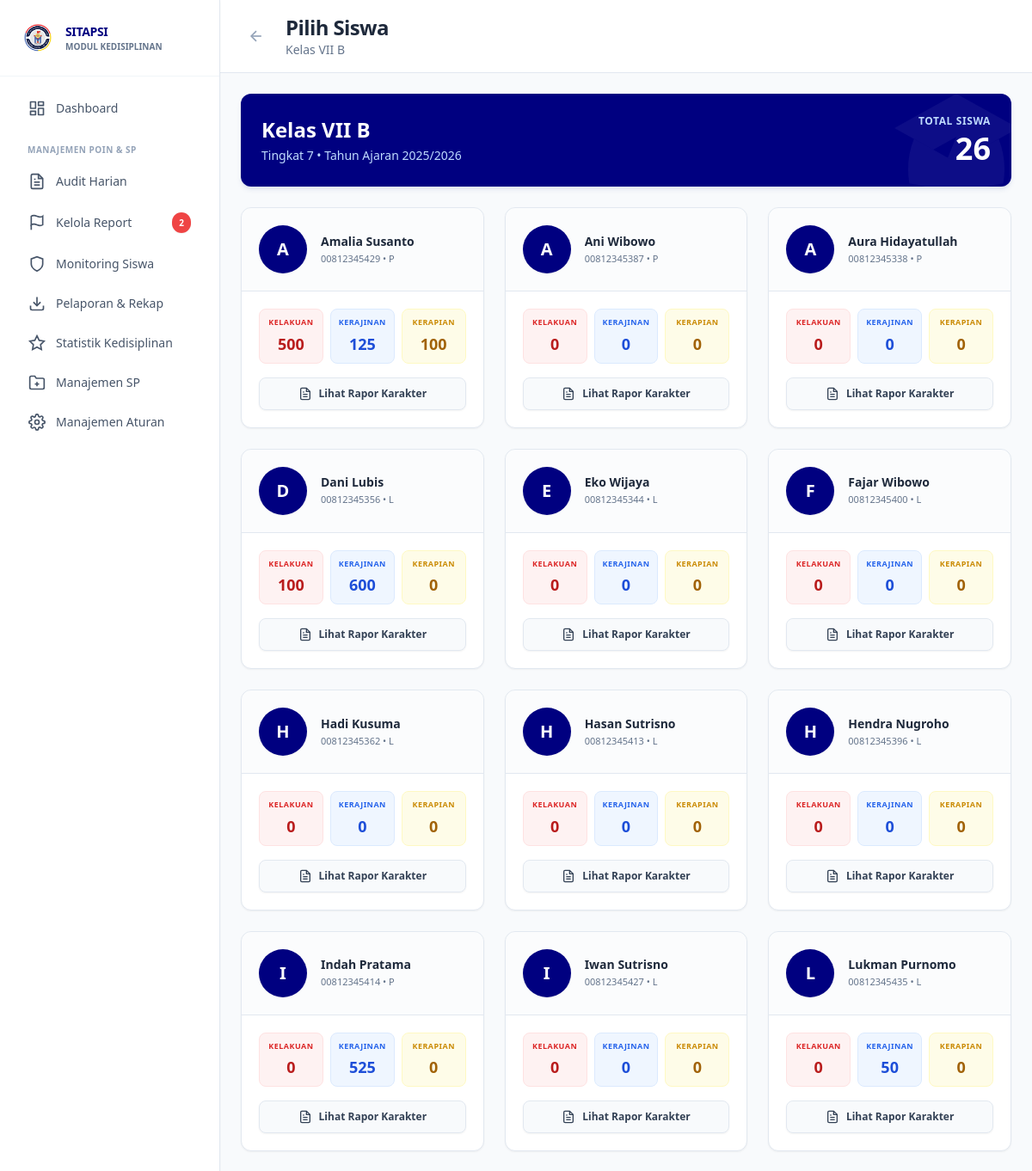
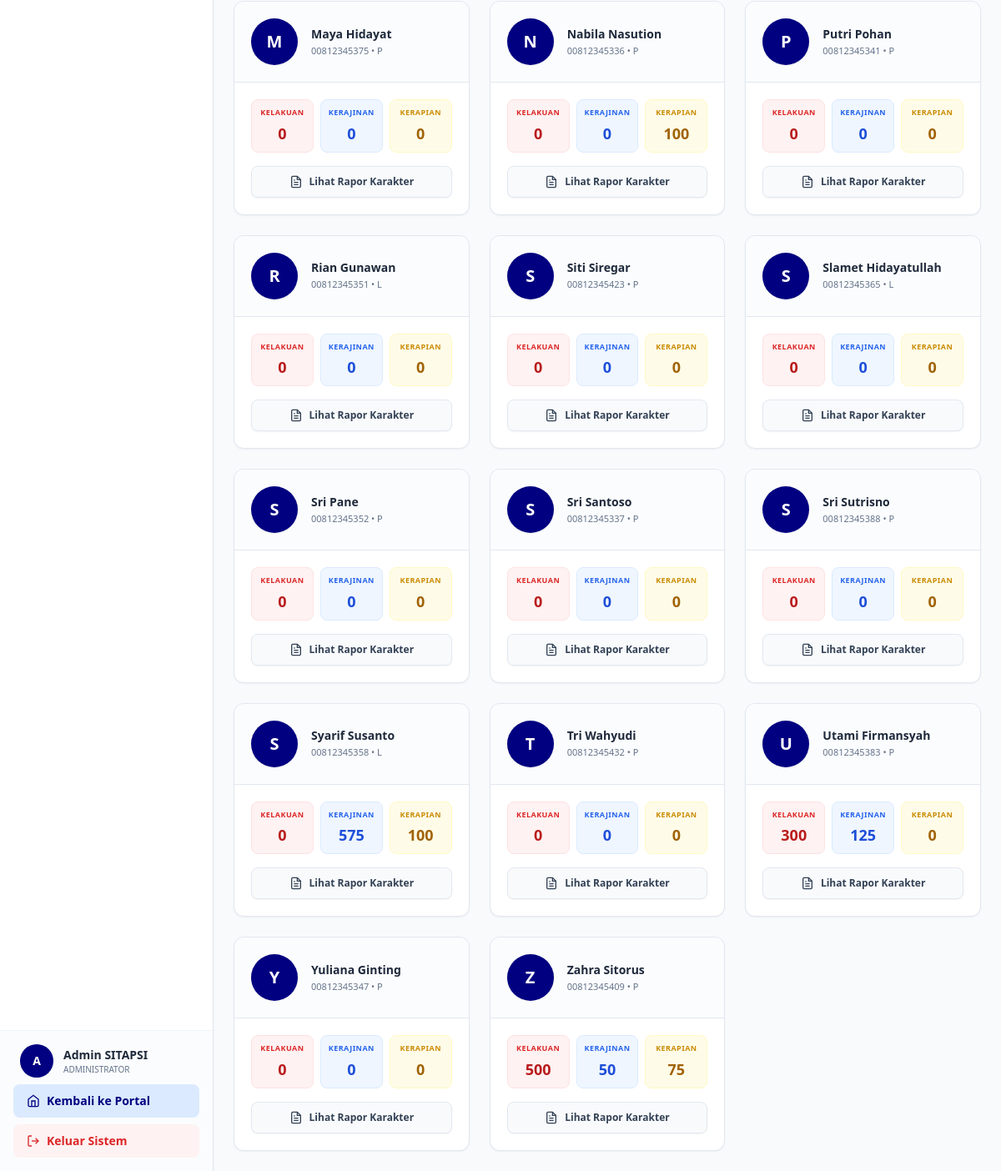
Page /sitapsi/views/admin/rapor_karakter_list.php?kelas=2 (signed in) on the committed database (2 pictures, top to bottom).
### tables this page shows
CREATE TABLE `tb_kelas` (
  `id_kelas` int(11) NOT NULL,
  `nama_kelas` varchar(10) NOT NULL,
  `tingkat` int(11) NOT NULL
);

CREATE TABLE `tb_tahun_ajaran` (
  `id_tahun` int(11) NOT NULL,
  `nama_tahun` varchar(20) NOT NULL,
  `status` enum('Aktif','Arsip') DEFAULT 'Aktif',
  `semester_aktif` enum('Ganjil','Genap') DEFAULT 'Ganjil'
);

CREATE TABLE `tb_anggota_kelas` (
  `id_anggota` bigint(20) NOT NULL,
  `no_induk` varchar(50) NOT NULL,
  `id_kelas` int(11) NOT NULL,
  `id_tahun` int(11) NOT NULL,
  `poin_kelakuan` int(11) DEFAULT 0,
  `poin_kerajinan` int(11) DEFAULT 0,
  `poin_kerapian` int(11) DEFAULT 0,
  `total_poin_umum` int(11) DEFAULT 0,
  `status_sp_kelakuan` enum('Aman','SP1','SP2','SP3','Sanksi oleh Sekolah') DEFAULT 'Aman',
  `status_sp_kerajinan` enum('Aman','SP1','SP2','SP3','Sanksi oleh Sekolah') DEFAULT 'Aman',
  `status_sp_kerapian` enum('Aman','SP1','SP2','SP3','Sanksi oleh Sekolah') DEFAULT 'Aman',
  `status_sp_terakhir` enum('Aman','SP1','SP2','SP3','Sanksi oleh Sekolah') DEFAULT 'Aman',
  `status_reward` enum('None','Kandidat Reward Semester','Kandidat Sertifikat') DEFAULT 'None'
);

CREATE TABLE `tb_siswa` (
  `no_induk` varchar(50) NOT NULL,
  `nama_siswa` varchar(100) NOT NULL,
  `jenis_kelamin` enum('L','P') NOT NULL,
  `kota` varchar(100) DEFAULT NULL,
  `tanggal_lahir` date DEFAULT NULL,
  `alamat` text DEFAULT NULL,
  `nama_ayah` varchar(150) DEFAULT NULL,
  `pekerjaan_ayah` varchar(100) DEFAULT NULL,
  `nama_ibu` varchar(150) DEFAULT NULL,
  `pekerjaan_ibu` varchar(100) DEFAULT NULL,
  `no_hp_ortu` varchar(15) DEFAULT NULL,
  `id_ortu` int(11) DEFAULT NULL,
  `status_aktif` enum('Aktif','Lulus','Keluar','Dikeluarkan') DEFAULT 'Aktif'
);

### config/database.php (called while the page is built, shortened)
<?php
function getDBConnection()
{
    static $pdo = null;
    if ($pdo === null) {
        try {
            $dsn = "mysql:host=" . DB_HOST . ";dbname=" . DB_NAME . ";charset=" . DB_CHARSET;
            $options = [
                PDO::ATTR_ERRMODE => PDO::ERRMODE_EXCEPTION,
                PDO::ATTR_DEFAULT_FETCH_MODE => PDO::FETCH_ASSOC,
                PDO::ATTR_EMULATE_PREPARES => false,
                PDO::MYSQL_ATTR_INIT_COMMAND => "SET NAMES " . DB_CHARSET
            ];
            $pdo = new PDO($dsn, DB_USER, DB_PASS, $options);
        } catch (PDOException $e) {
            error_log("Database Connection Error: " . $e->getMessage());
            die("Koneksi database gagal. Silakan hubungi administrator.");
        }
    }
    return $pdo;
}
function executeQuery($sql, $params = [])
{
    $pdo = getDBConnection();
    $stmt = $pdo->prepare($sql);
    $stmt->execute($params);
    return $stmt;
}
function fetchOne($sql, $params = [])
{
    $stmt = executeQuery($sql, $params);
    return $stmt->fetch();
}
function fetchAll($sql, $params = [])
{
    $stmt = executeQuery($sql, $params);
    return $stmt->fetchAll();
}
?>

### sitapsi/views/admin/rapor_karakter_list.php (the view, shortened to what this page needs)
<?php
require_once '../../../config/database.php';
$id_kelas = $_GET['kelas'] ?? null;
$tahun_aktif = fetchOne("SELECT id_tahun, nama_tahun, semester_aktif FROM tb_tahun_ajaran WHERE status = 'Aktif' LIMIT 1");
$kelas = fetchOne("SELECT * FROM tb_kelas WHERE id_kelas = :id", ['id' => $id_kelas]);
$siswa_list = fetchAll("
    SELECT
        s.no_induk,
        s.nama_siswa,
        s.jenis_kelamin,
        a.id_anggota,
        a.poin_kelakuan,
        a.poin_kerajinan,
        a.poin_kerapian,
        a.total_poin_umum
    FROM tb_anggota_kelas a
    JOIN tb_siswa s ON a.no_induk = s.no_induk
    WHERE a.id_kelas = :id_kelas
    AND a.id_tahun = :id_tahun
    AND s.status_aktif = 'Aktif'
    ORDER BY s.nama_siswa
", [
    'id_kelas' => $id_kelas,
    'id_tahun' => $tahun_aktif['id_tahun']
]);
?>
<!DOCTYPE html>
<html lang="id">
<head>
    <script src="https://cdn.tailwindcss.com"></script>
</head>
<body class="bg-[#F8FAFC]">
<div class="flex h-screen overflow-hidden">
    <?php include '../../includes/sidebar_admin.php'; ?>
    <div class="flex-1 overflow-auto lg:ml-64">
        <div class="bg-white border-b border-[#E2E8F0] px-6 pl-16 lg:pl-6 py-4 sticky top-0 z-30 flex items-center space-x-4">
            <a href="rapor_karakter.php" class="p-2 rounded-lg text-slate-400 hover:text-slate-600 hover:bg-slate-50 transition-colors">
                <svg class="w-5 h-5" fill="none" stroke="currentColor" viewBox="0 0 24 24" stroke-width="2"><line x1="19" y1="12" x2="5" y2="12"></line><polyline points="12 19 5 12 12 5"></polyline></svg>
            </a>
            <div>
                <h1 class="text-2xl font-extrabold text-slate-800 tracking-tight">Pilih Siswa</h1>
                <p class="text-sm font-medium text-slate-500">Kelas <?= htmlspecialchars($kelas['nama_kelas']) ?></p>
            </div>
        </div>
        <div class="p-6 space-y-6 max-w-7xl mx-auto">
            <div class="bg-[#000080] text-white rounded-xl shadow-md shadow-blue-900/10 p-6 relative overflow-hidden">
                <div class="relative z-10 flex items-center justify-between">
                    <div>
                        <h2 class="text-2xl font-extrabold mb-1">Kelas <?= htmlspecialchars($kelas['nama_kelas']) ?></h2>
                        <p class="text-blue-200 font-medium text-sm">Tingkat <?= $kelas['tingkat'] ?> • Tahun Ajaran <?= $tahun_aktif['nama_tahun'] ?></p>
                    </div>
                    <div class="text-right">
                        <p class="text-blue-200 text-xs font-bold uppercase tracking-wider mb-1">Total Siswa</p>
                        <p class="text-4xl font-extrabold"><?= count($siswa_list) ?></p>
                    </div>
                </div>
            </div>
            <div class="grid grid-cols-1 md:grid-cols-2 lg:grid-cols-3 gap-6">
                <?php if (empty($siswa_list)): ?>
                <div class="col-span-full bg-white rounded-xl shadow-sm border border-dashed border-[#E2E8F0] p-12 text-center">
                    <svg class="w-16 h-16 text-slate-300 mx-auto mb-4" fill="none" stroke="currentColor" viewBox="0 0 24 24" stroke-width="1.5"><path d="M17 20h5v-2a3 3 0 00-5.356-1.857M17 20H7m10 0v-2c0-.656-.126-1.283-.356-1.857m0 0a5.002 5.002 0 019.288 0M15 7a3 3 0 11-6 0 3 3 0 016 0zm6 3a2 2 0 11-4 0 2 2 0 014 0zM7 10a2 2 0 11-4 0 2 2 0 014 0z"></path></svg>
                    <p class="text-slate-500 font-medium">Belum ada siswa di kelas ini</p>
                </div>
                <?php else: ?>
                <?php foreach ($siswa_list as $siswa): ?>
                <a href="../../actions/cetak_rapor_karakter.php?id=<?= $siswa['id_anggota'] ?>" target="_blank" class="block group">
                    <div class="bg-white rounded-xl shadow-sm border border-[#E2E8F0] transition-all hover:shadow-lg hover:border-[#000080] transform hover:-translate-y-1 overflow-hidden flex flex-col h-full">
                        <div class="p-5 flex items-center space-x-4 border-b border-[#E2E8F0] bg-slate-50/50">
                            <div class="w-14 h-14 bg-[#000080] rounded-full flex items-center justify-center overflow-hidden flex-shrink-0 text-white font-extrabold text-xl shadow-sm">
                                <?= strtoupper(substr($siswa['nama_siswa'], 0, 1)) ?>
                            </div>
                            <div class="flex-1 min-w-0">
                                <h3 class="text-sm font-extrabold text-slate-800 truncate group-hover:text-[#000080] transition-colors">
                                    <?= htmlspecialchars($siswa['nama_siswa']) ?>
                                </h3>
                                <p class="text-[11px] font-medium text-slate-500 mt-0.5"><?= $siswa['no_induk'] ?> • <?= $siswa['jenis_kelamin'] === 'L' ? 'L' : 'P' ?></p>
                            </div>
                        </div>
                        <div class="p-5 flex-1">
                            <div class="grid grid-cols-3 gap-2 mb-4">
                                <div class="bg-red-50 border border-red-100 p-2 rounded-lg text-center">
                                    <p class="text-[9px] text-red-600 font-bold uppercase tracking-wider mb-1">Kelakuan</p>
                                    <p class="text-lg font-extrabold text-red-700"><?= $siswa['poin_kelakuan'] ?></p>
                                </div>
                                <div class="bg-blue-50 border border-blue-100 p-2 rounded-lg text-center">
                                    <p class="text-[9px] text-blue-600 font-bold uppercase tracking-wider mb-1">Kerajinan</p>
                                    <p class="text-lg font-extrabold text-blue-700"><?= $siswa['poin_kerajinan'] ?></p>
                                </div>
                                <div class="bg-yellow-50 border border-yellow-100 p-2 rounded-lg text-center">
                                    <p class="text-[9px] text-yellow-600 font-bold uppercase tracking-wider mb-1">Kerapian</p>
                                    <p class="text-lg font-extrabold text-yellow-700"><?= $siswa['poin_kerapian'] ?></p>
                                </div>
                            </div>
                            <div class="w-full bg-slate-50 text-slate-700 border border-[#E2E8F0] text-center py-2.5 rounded-lg text-xs font-bold group-hover:bg-[#000080] group-hover:text-white group-hover:border-[#000080] transition-colors flex items-center justify-center shadow-sm">
                                Lihat Rapor Karakter
                            </div>
                        </div>
                    </div>
                </a>
                <?php endforeach; ?>
                <?php endif; ?>
            </div>
        </div>
    </div>
</div>
</body>
</html>

### rows in the picture
tb_kelas: nama_kelas "VII B", tingkat "7"
tb_tahun_ajaran: nama_tahun "2025/2026"
tb_anggota_kelas: tb_siswa.nama_siswa "A", tb_siswa.nama_siswa "Amalia Susanto", tb_siswa.no_induk "00812345429", shows "P", poin_kelakuan "500", poin_kerajinan "125", poin_kerapian "100"
tb_anggota_kelas: tb_siswa.nama_siswa "A", tb_siswa.nama_siswa "Ani Wibowo", tb_siswa.no_induk "00812345387", shows "P", poin_kelakuan "0", poin_kerajinan "0", poin_kerapian "0"
tb_anggota_kelas: tb_siswa.nama_siswa "A", tb_siswa.nama_siswa "Aura Hidayatullah", tb_siswa.no_induk "00812345338", shows "P", poin_kelakuan "0", poin_kerajinan "0", poin_kerapian "0"
tb_anggota_kelas: tb_siswa.nama_siswa "D", tb_siswa.nama_siswa "Dani Lubis", tb_siswa.no_induk "00812345356", poin_kelakuan "100", poin_kerajinan "600", poin_kerapian "0"
tb_anggota_kelas: tb_siswa.nama_siswa "E", tb_siswa.nama_siswa "Eko Wijaya", tb_siswa.no_induk "00812345344", shows "L", poin_kelakuan "0", poin_kerajinan "0", poin_kerapian "0"
tb_anggota_kelas: tb_siswa.nama_siswa "F", tb_siswa.nama_siswa "Fajar Wibowo", tb_siswa.no_induk "00812345400", shows "L", poin_kelakuan "0", poin_kerajinan "0", poin_kerapian "0"
tb_anggota_kelas: tb_siswa.nama_siswa "H", tb_siswa.nama_siswa "Hadi Kusuma", tb_siswa.no_induk "00812345362", shows "L", poin_kelakuan "0", poin_kerajinan "0", poin_kerapian "0"
tb_anggota_kelas: tb_siswa.nama_siswa "H", tb_siswa.nama_siswa "Hasan Sutrisno", tb_siswa.no_induk "00812345413", shows "L", poin_kelakuan "0", poin_kerajinan "0", poin_kerapian "0"
tb_anggota_kelas: tb_siswa.nama_siswa "H", tb_siswa.nama_siswa "Hendra Nugroho", tb_siswa.no_induk "00812345396", shows "L", poin_kelakuan "0", poin_kerajinan "0", poin_kerapian "0"
tb_anggota_kelas: tb_siswa.nama_siswa "I", tb_siswa.nama_siswa "Indah Pratama", tb_siswa.no_induk "00812345414", poin_kelakuan "0", poin_kerajinan "525", poin_kerapian "0"
tb_anggota_kelas: tb_siswa.nama_siswa "I", tb_siswa.nama_siswa "Iwan Sutrisno", tb_siswa.no_induk "00812345427", shows "L", poin_kelakuan "0", poin_kerajinan "0", poin_kerapian "0"
tb_anggota_kelas: tb_siswa.nama_siswa "L", tb_siswa.nama_siswa "Lukman Purnomo", tb_siswa.no_induk "00812345435", poin_kelakuan "0", poin_kerajinan "50", poin_kerapian "0"
tb_anggota_kelas: tb_siswa.nama_siswa "M", tb_siswa.nama_siswa "Maya Hidayat", tb_siswa.no_induk "00812345375", shows "P", poin_kelakuan "0", poin_kerajinan "0", poin_kerapian "0"
tb_anggota_kelas: tb_siswa.nama_siswa "N", tb_siswa.nama_siswa "Nabila Nasution", tb_siswa.no_induk "00812345336", shows "P", poin_kelakuan "0", poin_kerajinan "0", poin_kerapian "100"
tb_anggota_kelas: tb_siswa.nama_siswa "P", tb_siswa.nama_siswa "Putri Pohan", tb_siswa.no_induk "00812345341", poin_kelakuan "0", poin_kerajinan "0", poin_kerapian "0"
tb_anggota_kelas: tb_siswa.nama_siswa "R", tb_siswa.nama_siswa "Rian Gunawan", tb_siswa.no_induk "00812345351", shows "L", poin_kelakuan "0", poin_kerajinan "0", poin_kerapian "0"
tb_anggota_kelas: tb_siswa.nama_siswa "S", tb_siswa.nama_siswa "Siti Siregar", tb_siswa.no_induk "00812345423", shows "P", poin_kelakuan "0", poin_kerajinan "0", poin_kerapian "0"
tb_anggota_kelas: tb_siswa.nama_siswa "S", tb_siswa.nama_siswa "Slamet Hidayatullah", tb_siswa.no_induk "00812345365", shows "L", poin_kelakuan "0", poin_kerajinan "0", poin_kerapian "0"
tb_anggota_kelas: tb_siswa.nama_siswa "S", tb_siswa.nama_siswa "Sri Pane", tb_siswa.no_induk "00812345352", poin_kelakuan "0", poin_kerajinan "0", poin_kerapian "0"
tb_anggota_kelas: tb_siswa.nama_siswa "S", tb_siswa.nama_siswa "Sri Santoso", tb_siswa.no_induk "00812345337", shows "P", poin_kelakuan "0", poin_kerajinan "0", poin_kerapian "0"
tb_anggota_kelas: tb_siswa.nama_siswa "S", tb_siswa.nama_siswa "Sri Sutrisno", tb_siswa.no_induk "00812345388", shows "P", poin_kelakuan "0", poin_kerajinan "0", poin_kerapian "0"
tb_anggota_kelas: tb_siswa.nama_siswa "S", tb_siswa.nama_siswa "Syarif Susanto", tb_siswa.no_induk "00812345358", shows "L", poin_kelakuan "0", poin_kerajinan "575", poin_kerapian "100"
tb_anggota_kelas: tb_siswa.nama_siswa "T", tb_siswa.nama_siswa "Tri Wahyudi", tb_siswa.no_induk "00812345432", shows "P", poin_kelakuan "0", poin_kerajinan "0", poin_kerapian "0"
tb_anggota_kelas: tb_siswa.nama_siswa "U", tb_siswa.nama_siswa "Utami Firmansyah", tb_siswa.no_induk "00812345383", shows "P", poin_kelakuan "300", poin_kerajinan "125", poin_kerapian "0"
tb_anggota_kelas: tb_siswa.nama_siswa "Y", tb_siswa.nama_siswa "Yuliana Ginting", tb_siswa.no_induk "00812345347", shows "P", poin_kelakuan "0", poin_kerajinan "0", poin_kerapian "0"
tb_anggota_kelas: tb_siswa.nama_siswa "Z", tb_siswa.nama_siswa "Zahra Sitorus", tb_siswa.no_induk "00812345409", shows "P", poin_kelakuan "500", poin_kerajinan "50", poin_kerapian "75"

### other values in the picture
$count_report "2"
$initial "A"
$user_name "Admin SITAPSI"
count($siswa_list) "26"
